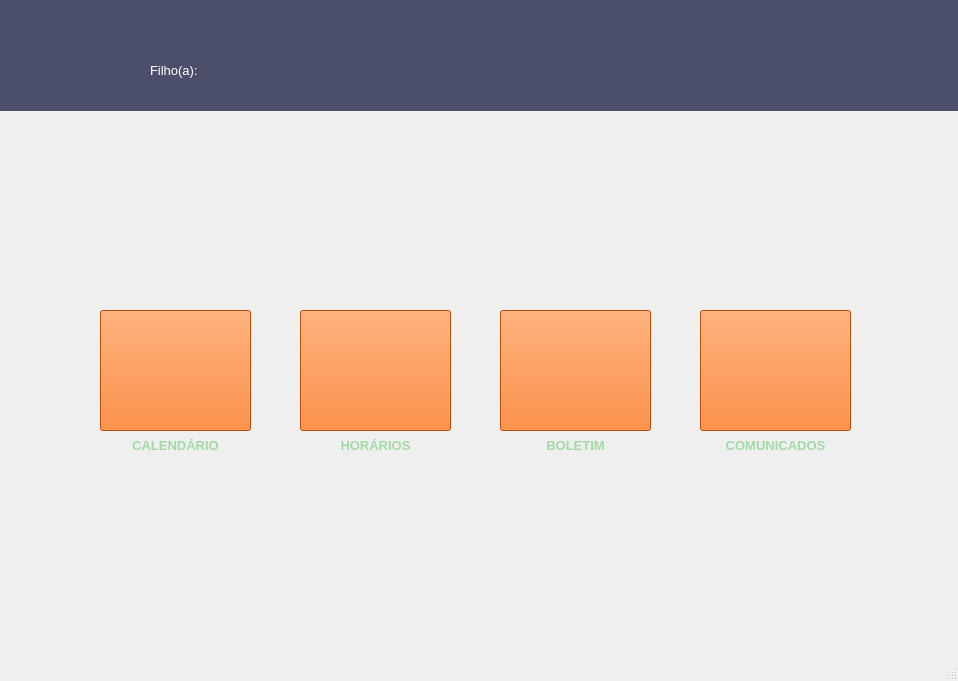
<?xml version="1.0" encoding="UTF-8"?>
<ui version="4.0">
 <class>MainWindow</class>
 <widget class="QMainWindow" name="MainWindow">
  <property name="geometry">
   <rect>
    <x>0</x>
    <y>0</y>
    <width>958</width>
    <height>681</height>
   </rect>
  </property>
  <property name="windowTitle">
   <string>MainWindow</string>
  </property>
  <widget class="QWidget" name="centralwidget">
   <widget class="QLabel" name="nomePai">
    <property name="geometry">
     <rect>
      <x>150</x>
      <y>26</y>
      <width>241</width>
      <height>20</height>
     </rect>
    </property>
    <property name="font">
     <font>
      <pointsize>10</pointsize>
     </font>
    </property>
    <property name="styleSheet">
     <string notr="true">color: rgb(255, 255, 255);</string>
    </property>
    <property name="text">
     <string/>
    </property>
   </widget>
   <widget class="QLabel" name="label_2">
    <property name="geometry">
     <rect>
      <x>150</x>
      <y>60</y>
      <width>71</width>
      <height>21</height>
     </rect>
    </property>
    <property name="font">
     <font>
      <pointsize>10</pointsize>
     </font>
    </property>
    <property name="styleSheet">
     <string notr="true">color: rgb(255, 255, 255);</string>
    </property>
    <property name="text">
     <string>Filho(a):</string>
    </property>
   </widget>
   <widget class="QLabel" name="nomeAluno">
    <property name="geometry">
     <rect>
      <x>220</x>
      <y>60</y>
      <width>261</width>
      <height>21</height>
     </rect>
    </property>
    <property name="font">
     <font>
      <pointsize>10</pointsize>
     </font>
    </property>
    <property name="styleSheet">
     <string notr="true">color: rgb(255, 255, 255);</string>
    </property>
    <property name="text">
     <string/>
    </property>
   </widget>
   <widget class="QPushButton" name="pushButton_2">
    <property name="geometry">
     <rect>
      <x>100</x>
      <y>310</y>
      <width>151</width>
      <height>121</height>
     </rect>
    </property>
    <property name="cursor">
     <cursorShape>PointingHandCursor</cursorShape>
    </property>
    <property name="styleSheet">
     <string notr="true">background-color: rgb(255, 102, 0);</string>
    </property>
    <property name="text">
     <string/>
    </property>
    <property name="icon">
     <iconset>
      <normaloff>../../../Downloads/icons8-calendário-100 (1).png</normaloff>../../../Downloads/icons8-calendário-100 (1).png</iconset>
    </property>
    <property name="iconSize">
     <size>
      <width>100</width>
      <height>100</height>
     </size>
    </property>
    <property name="autoRepeatDelay">
     <number>300</number>
    </property>
   </widget>
   <widget class="QPushButton" name="pushButton_3">
    <property name="geometry">
     <rect>
      <x>300</x>
      <y>310</y>
      <width>151</width>
      <height>121</height>
     </rect>
    </property>
    <property name="cursor">
     <cursorShape>PointingHandCursor</cursorShape>
    </property>
    <property name="styleSheet">
     <string notr="true">background-color: rgb(255, 102, 0);</string>
    </property>
    <property name="text">
     <string/>
    </property>
    <property name="icon">
     <iconset>
      <normaloff>../../../Downloads/icons8-relógio-100.png</normaloff>../../../Downloads/icons8-relógio-100.png</iconset>
    </property>
    <property name="iconSize">
     <size>
      <width>100</width>
      <height>100</height>
     </size>
    </property>
   </widget>
   <widget class="QPushButton" name="pushButton_4">
    <property name="geometry">
     <rect>
      <x>500</x>
      <y>310</y>
      <width>151</width>
      <height>121</height>
     </rect>
    </property>
    <property name="cursor">
     <cursorShape>PointingHandCursor</cursorShape>
    </property>
    <property name="styleSheet">
     <string notr="true">background-color: rgb(255, 102, 0);</string>
    </property>
    <property name="text">
     <string/>
    </property>
    <property name="icon">
     <iconset>
      <normaloff>../../../Downloads/icons8-report-card-96.png</normaloff>../../../Downloads/icons8-report-card-96.png</iconset>
    </property>
    <property name="iconSize">
     <size>
      <width>120</width>
      <height>120</height>
     </size>
    </property>
   </widget>
   <widget class="QPushButton" name="pushButton_5">
    <property name="geometry">
     <rect>
      <x>700</x>
      <y>310</y>
      <width>151</width>
      <height>121</height>
     </rect>
    </property>
    <property name="cursor">
     <cursorShape>PointingHandCursor</cursorShape>
    </property>
    <property name="styleSheet">
     <string notr="true">background-color: rgb(255, 102, 0);</string>
    </property>
    <property name="text">
     <string/>
    </property>
    <property name="icon">
     <iconset>
      <normaloff>../../../Downloads/icons8-talk-96.png</normaloff>../../../Downloads/icons8-talk-96.png</iconset>
    </property>
    <property name="iconSize">
     <size>
      <width>100</width>
      <height>100</height>
     </size>
    </property>
   </widget>
   <widget class="QLabel" name="label">
    <property name="geometry">
     <rect>
      <x>-170</x>
      <y>-70</y>
      <width>1231</width>
      <height>861</height>
     </rect>
    </property>
    <property name="text">
     <string/>
    </property>
    <property name="pixmap">
     <pixmap>../../../Downloads/WhatsApp Image 2024-09-03 at 19.52.41.jpeg</pixmap>
    </property>
   </widget>
   <widget class="QLabel" name="label_3">
    <property name="geometry">
     <rect>
      <x>90</x>
      <y>40</y>
      <width>55</width>
      <height>51</height>
     </rect>
    </property>
    <property name="text">
     <string/>
    </property>
    <property name="pixmap">
     <pixmap>icons8-grupo-de-fundo-selecionado-48.png</pixmap>
    </property>
   </widget>
   <widget class="QLabel" name="label_4">
    <property name="geometry">
     <rect>
      <x>110</x>
      <y>430</y>
      <width>131</width>
      <height>31</height>
     </rect>
    </property>
    <property name="font">
     <font>
      <pointsize>10</pointsize>
      <weight>75</weight>
      <bold>true</bold>
     </font>
    </property>
    <property name="text">
     <string>&lt;html&gt;&lt;head/&gt;&lt;body&gt;&lt;p align=&quot;center&quot;&gt;&lt;span style=&quot; color:#a3d9a5;&quot;&gt;CALENDÁRIO&lt;/span&gt;&lt;/p&gt;&lt;/body&gt;&lt;/html&gt;</string>
    </property>
   </widget>
   <widget class="QLabel" name="label_5">
    <property name="geometry">
     <rect>
      <x>310</x>
      <y>430</y>
      <width>131</width>
      <height>31</height>
     </rect>
    </property>
    <property name="font">
     <font>
      <pointsize>10</pointsize>
      <weight>75</weight>
      <bold>true</bold>
     </font>
    </property>
    <property name="text">
     <string>&lt;html&gt;&lt;head/&gt;&lt;body&gt;&lt;p align=&quot;center&quot;&gt;&lt;span style=&quot; color:#a3d9a5;&quot;&gt;HORÁRIOS&lt;/span&gt;&lt;/p&gt;&lt;/body&gt;&lt;/html&gt;</string>
    </property>
   </widget>
   <widget class="QLabel" name="label_6">
    <property name="geometry">
     <rect>
      <x>0</x>
      <y>0</y>
      <width>961</width>
      <height>111</height>
     </rect>
    </property>
    <property name="styleSheet">
     <string notr="true">
background-color: rgba(5, 10, 48, 178);</string>
    </property>
    <property name="text">
     <string/>
    </property>
   </widget>
   <widget class="QLabel" name="label_7">
    <property name="geometry">
     <rect>
      <x>510</x>
      <y>430</y>
      <width>131</width>
      <height>31</height>
     </rect>
    </property>
    <property name="font">
     <font>
      <pointsize>10</pointsize>
      <weight>75</weight>
      <bold>true</bold>
     </font>
    </property>
    <property name="text">
     <string>&lt;html&gt;&lt;head/&gt;&lt;body&gt;&lt;p align=&quot;center&quot;&gt;&lt;span style=&quot; color:#a3d9a5;&quot;&gt;BOLETIM&lt;/span&gt;&lt;/p&gt;&lt;/body&gt;&lt;/html&gt;</string>
    </property>
   </widget>
   <widget class="QLabel" name="label_8">
    <property name="geometry">
     <rect>
      <x>700</x>
      <y>430</y>
      <width>151</width>
      <height>31</height>
     </rect>
    </property>
    <property name="font">
     <font>
      <pointsize>10</pointsize>
      <weight>75</weight>
      <bold>true</bold>
     </font>
    </property>
    <property name="text">
     <string>&lt;html&gt;&lt;head/&gt;&lt;body&gt;&lt;p align=&quot;center&quot;&gt;&lt;span style=&quot; color:#a3d9a5;&quot;&gt;COMUNICADOS&lt;/span&gt;&lt;/p&gt;&lt;/body&gt;&lt;/html&gt;</string>
    </property>
   </widget>
   <zorder>label</zorder>
   <zorder>label_6</zorder>
   <zorder>nomePai</zorder>
   <zorder>label_2</zorder>
   <zorder>nomeAluno</zorder>
   <zorder>pushButton_2</zorder>
   <zorder>pushButton_3</zorder>
   <zorder>pushButton_4</zorder>
   <zorder>pushButton_5</zorder>
   <zorder>label_3</zorder>
   <zorder>label_4</zorder>
   <zorder>label_5</zorder>
   <zorder>label_7</zorder>
   <zorder>label_8</zorder>
  </widget>
  <widget class="QStatusBar" name="statusbar"/>
 </widget>
 <resources/>
 <connections/>
</ui>
